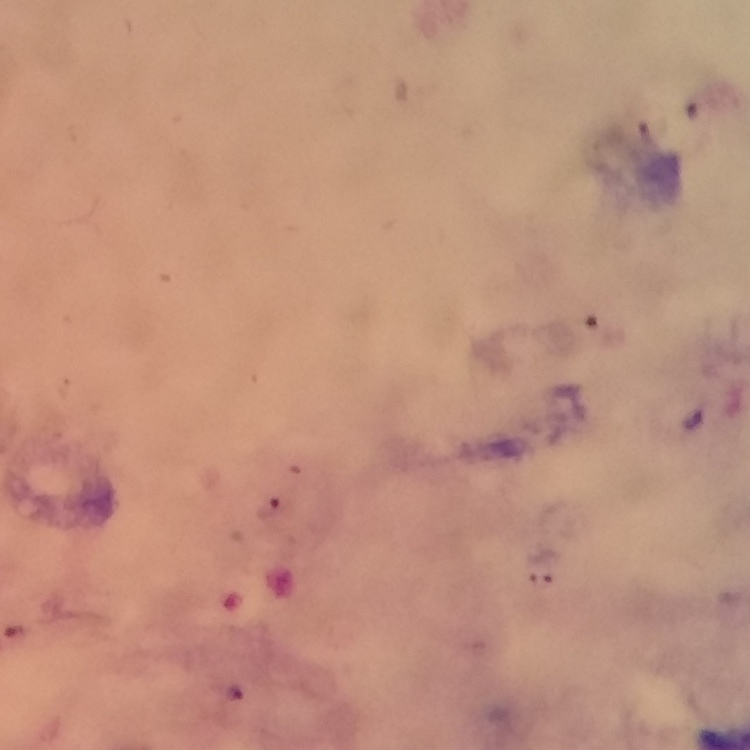
#> input picture PaluScope/data/samples/plasmodium-phone-0007.jpg, 750 x 750 px
$ python -i blur.py   (imports and definitions only)   (older library calls are emulated)
#> lines starting #> are read from the running program, lines starting #| are printed output that depends on the picture
"""Mesure de netteté / flou (JusteAgbo05).

Entrée : image en niveaux de gris, uint8, 2D. Plus la valeur est élevée, plus l'image est nette.
Trois mesures candidates, comparées dans notebooks/phase_0/02_quality_analyzer.ipynb.
"""
import cv2
import numpy as np


def laplacian_variance(gray):
    """Variance du Laplacien : s = Var(∇²I). Un bord net donne un Laplacien de forte amplitude."""
    return float(cv2.Laplacian(gray, cv2.CV_64F).var())


def tenengrad(gray):
    """Énergie du gradient de Sobel : s = moyenne de (Gx² + Gy²)."""
    gx = cv2.Sobel(gray, cv2.CV_64F, 1, 0, ksize=3)
    gy = cv2.Sobel(gray, cv2.CV_64F, 0, 1, ksize=3)
    return float(np.mean(gx ** 2 + gy ** 2))


def reblur_ratio(gray, sigma=2.0):
    """Perte de netteté après un flou supplémentaire : s = 1 − Var(∇²(G_σ ∗ I)) / Var(∇²I).

    Une image déjà floue change peu quand on la floute encore (s proche de 0) ;
    une image nette perd beaucoup de détails (s proche de 1). Valeur entre 0 et 1.
    """
    v0 = cv2.Laplacian(gray, cv2.CV_64F).var()
    if v0 <= 0:
        return 0.0
    v1 = cv2.Laplacian(cv2.GaussianBlur(gray, (0, 0), sigma), cv2.CV_64F).var()
    return float(max(0.0, 1.0 - v1 / v0))


METHODS = {"laplacian": laplacian_variance, "tenengrad": tenengrad, "reblur": reblur_ratio}


def sharpness(gray, method="laplacian"):
    """Netteté d'une image en niveaux de gris selon la méthode choisie (voir METHODS)."""
    if method not in METHODS:
        raise ValueError(f"Méthode de netteté inconnue : {method!r} (choix : {sorted(METHODS)})")
    return METHODS[method](gray)

>>> import cv2
>>> picture = cv2.imread('../../PaluScope/data/samples/plasmodium-phone-0007.jpg', cv2.IMREAD_GRAYSCALE)
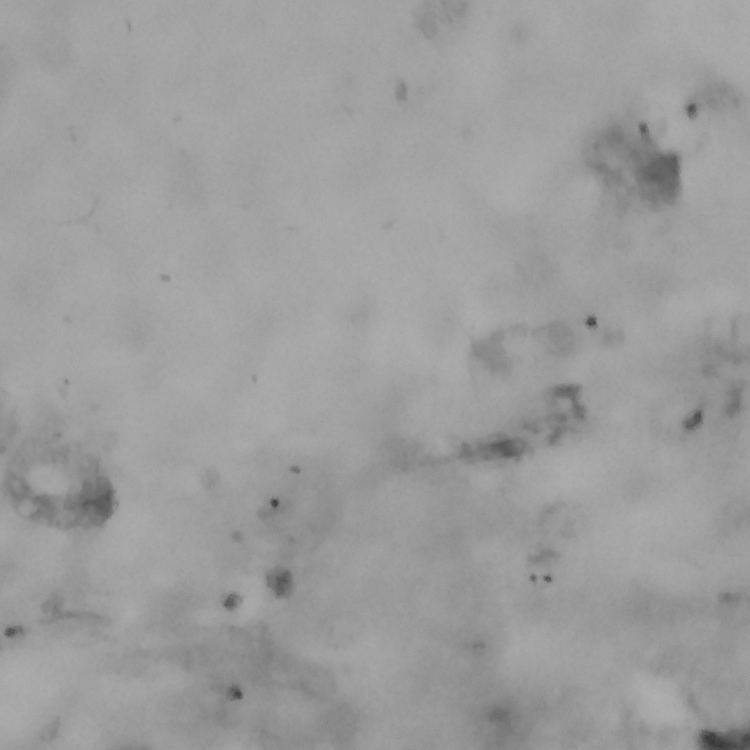
#> picture: shape (750, 750); min 51, max 175, mean 156.8
>>> result = reblur_ratio(picture)
#> in reblur_ratio, `v0 = cv2.Laplacian(gray, cv2.CV_64F).var()`: v0 = 8.35
#> in reblur_ratio, `v1 = cv2.Laplacian(cv2.GaussianBlur(gray, (0, 0), sigma), cv2.CV_64F)...`: v1 = 1.38
#> result = 0.835

$ run again, on PaluScope/data/samples/plasmodium-phone-0043.jpg
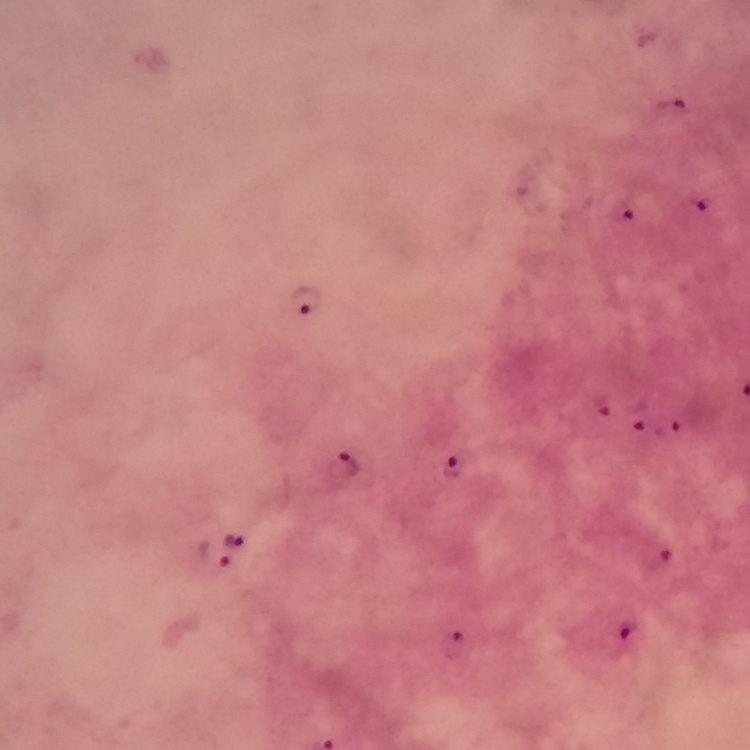
#> input picture PaluScope/data/samples/plasmodium-phone-0043.jpg, 750 x 750 px
#> `picture = cv2.imread('../../PaluScope/data/samples/plasmodium-phone-00..`:
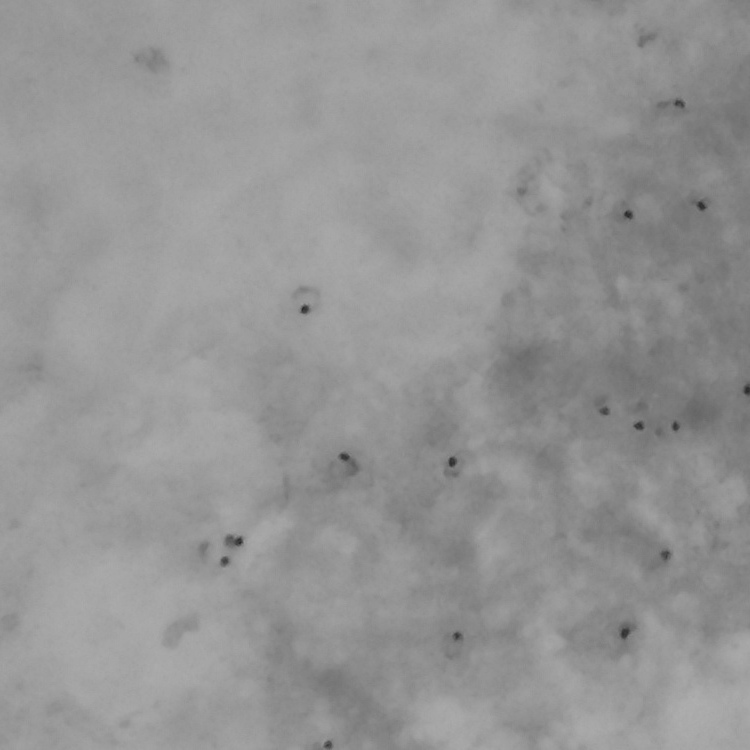
#> picture: shape (750, 750); min 39, max 175, mean 148.9
#> v0 = 8.52
#> v1 = 1.56
#> result = 0.817

$ run again, on PaluScope/data/samples/plasmodium-phone-0063.jpg
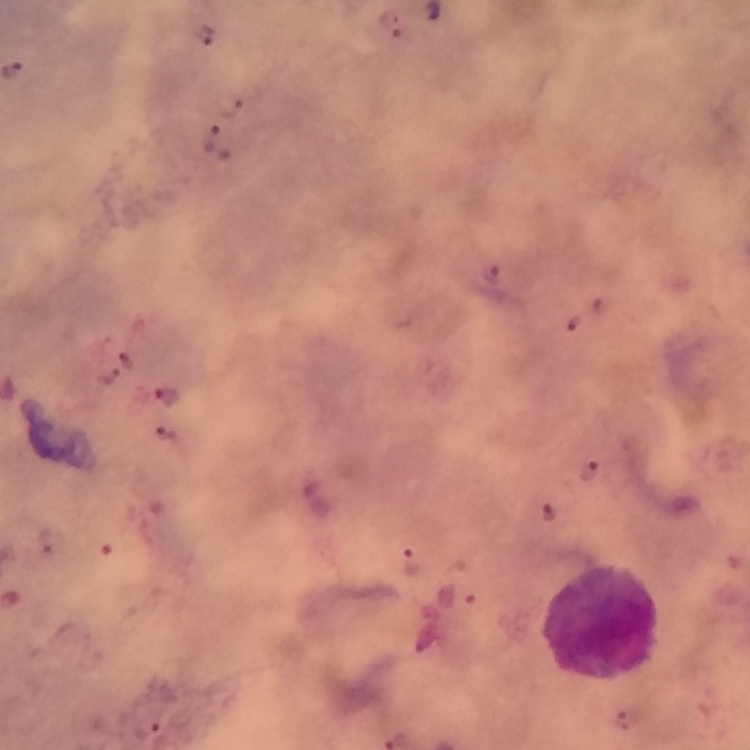
#> input picture PaluScope/data/samples/plasmodium-phone-0063.jpg, 750 x 750 px
#> `picture = cv2.imread('../../PaluScope/data/samples/plasmodium-phone-00..`:
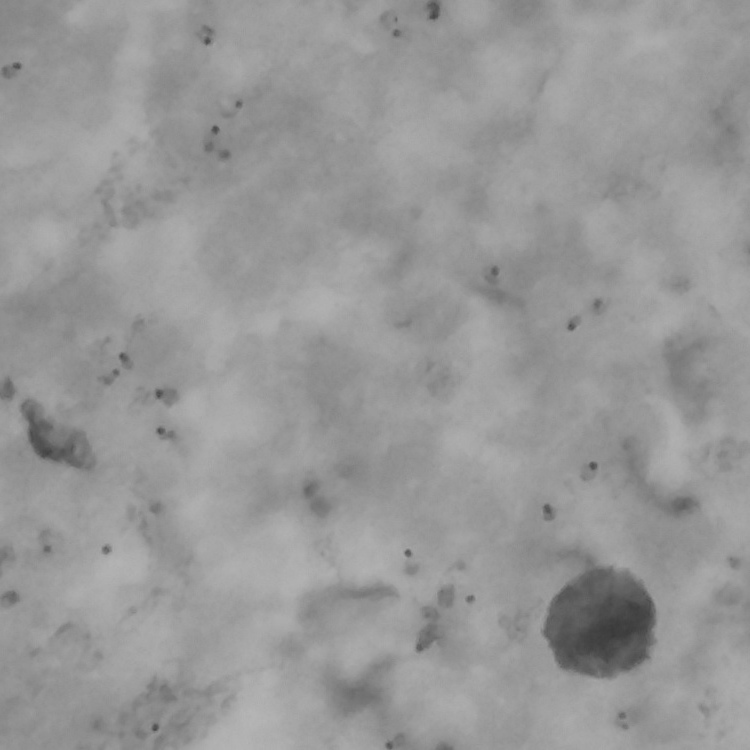
#> picture: shape (750, 750); min 57, max 182, mean 151.7
#> v0 = 8.54
#> v1 = 1.73
#> result = 0.798

$ run again, on PaluScope/data/samples/plasmodium-phone-0067.jpg
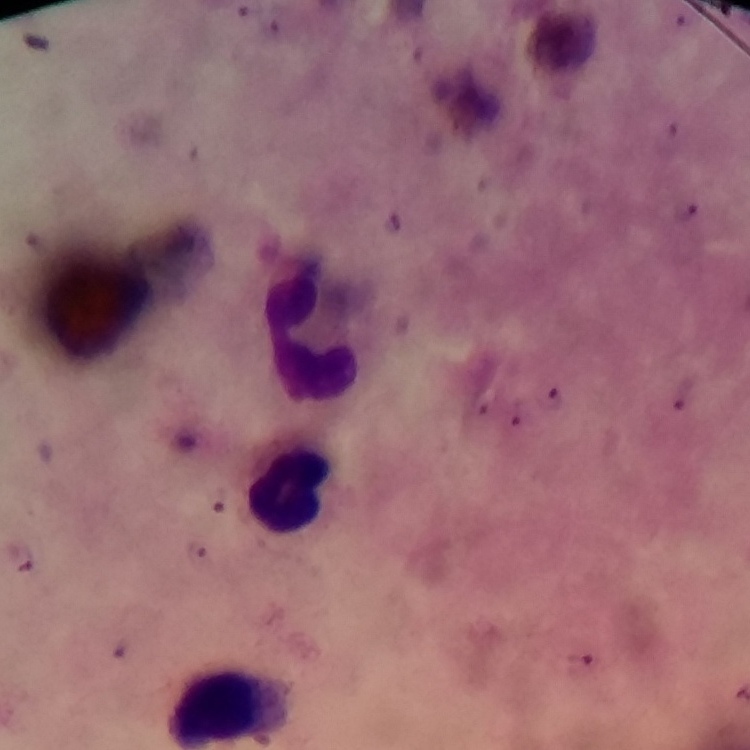
#> input picture PaluScope/data/samples/plasmodium-phone-0067.jpg, 750 x 750 px
#> `picture = cv2.imread('../../PaluScope/data/samples/plasmodium-phone-00..`:
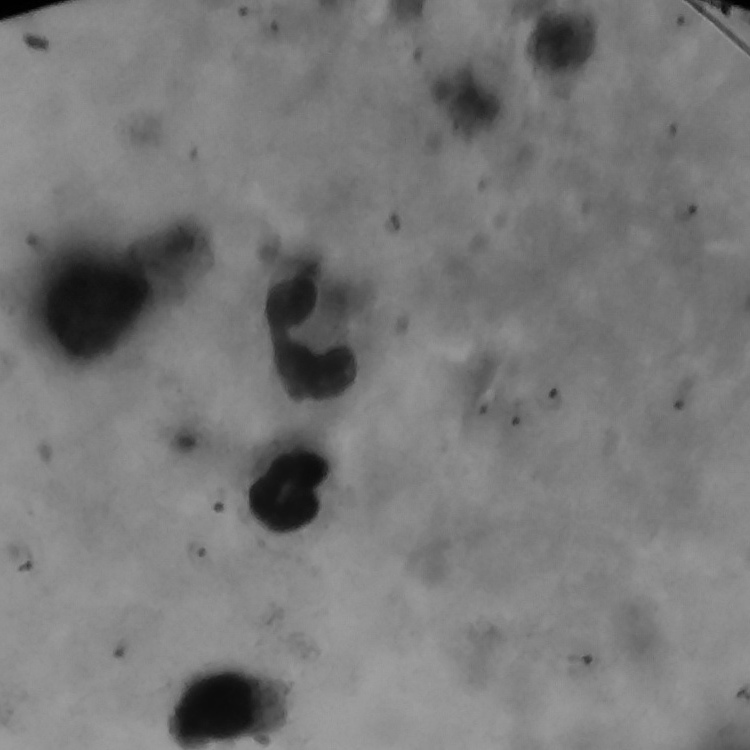
#> picture: shape (750, 750); min 0, max 159, mean 120.6
#> v0 = 13.77
#> v1 = 1.73
#> result = 0.874
